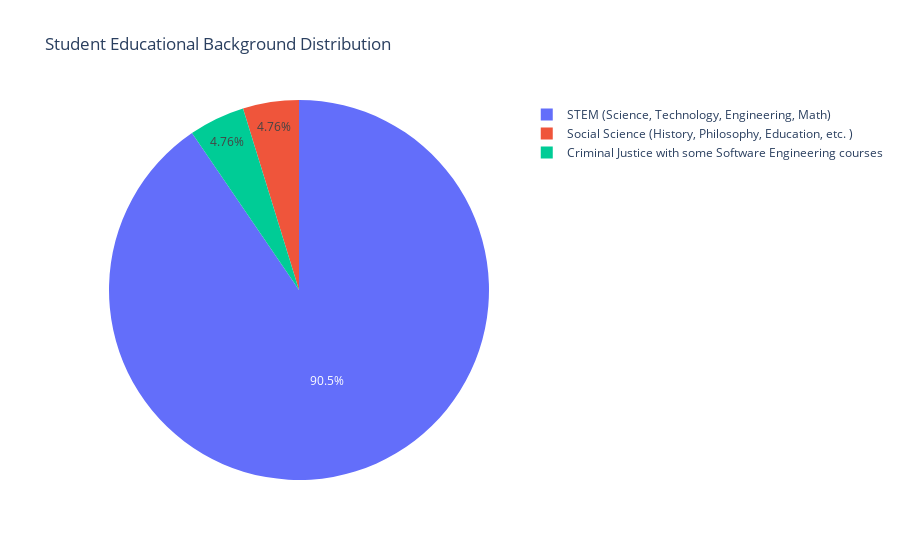

The notebook cell this image was saved under:
### Code cell
import plotly.express as px
df_edu_dist = df["1. My primary educational background"].value_counts().reset_index()
df_edu_dist.columns = ['Educational Background', 'Count']

# Create a pie chart
fig = px.pie(df_edu_dist,
             names='Educational Background',
             values='Count',
             title='Student Educational Background Distribution')

fig.show()

### Figure 1 — Plotly figure (JSON) as saved in the notebook; plotly's stock layout.template omitted (floating-point values rounded to 4 significant figures)
{"data": [{"domain": {"x": [0, 1], "y": [0, 1]}, "hovertemplate": "Educational Background=%{label}<br>Count=%{value}<extra></extra>", "labels": ["STEM (Science, Technology, Engineering, Math)", "Social Science (History, Philosophy, Education, etc. )", "Criminal Justice with some Software Engineering courses"], "legendgroup": "", "name": "", "showlegend": true, "type": "pie", "values": [19, 1, 1]}], "layout": {"legend": {"tracegroupgap": 0}, "title": {"text": "Student Educational Background Distribution"}}}
